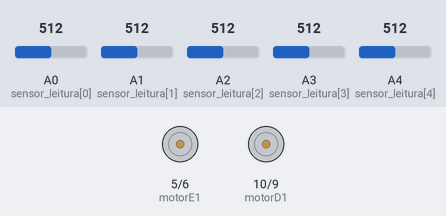
Bench run of a sketch on a simulated Arduino Uno, built with avr-gcc and run on an emulated ATmega328P. Shown: motor-driver pin pairs drawn as motors (green arrow = first pin HIGH = forward, orange = second pin HIGH = backward, longer = more drive). Inputs (shaded band) come from the test bench; at power-on: A0 (sensor_leitura[0]) = 512, A1 (sensor_leitura[1]) = 512, A2 (sensor_leitura[2]) = 512, A3 (sensor_leitura[3]) = 512, A4 (sensor_leitura[4]) = 512. What the sketch prints to the serial monitor is not drawn.

Above: at 0.1 s.
At 5.1 s:
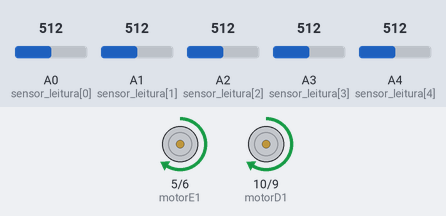
Timing chart, 0 to 6.6 s (numbered marks = the images above):
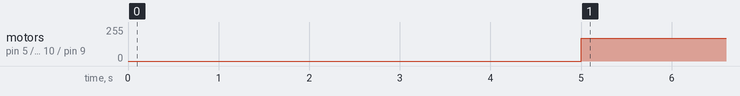

Measured:
- by itself, motor on pin 5 (motorE1) / pin 6 (motorE2), motor on pin 10 (motorD1) / pin 9 (motorD2): stopped → forward 170/255 at 5.0 s

The sketch:

line_follower.ino
```cpp
const int motorE1 = 5;
const int motorE2 = 6;
const int motorD1 = 10;
const int motorD2 = 9;
int sensor_leitura[5] = {A0, A1, A2, A3, A4};
float sensor_bruto[5] {0,0,0,0,0};
float sensor_max[5]= {0,0,0,0,0};
float sensor_min[5] = { 1023,1023, 1023, 1023, 1023};
float sensor_normal[5] = {0,0,0,0,0};
int sensor_digital[5] = {0,0,0,0,0};
int pesos[5] = {-2,-1,0,1,2};
float kp = 130;
float kd = 2;
int velocidade_base = 170;

void setup(){
  Serial.begin(9600);
  pinMode(motorE1, OUTPUT);
  pinMode(motorE2, OUTPUT);
  pinMode(motorD1, OUTPUT);
  pinMode(motorD2, OUTPUT);
  Serial.println("Calibrando...");
  calibracao();
}

void loop(){
  controle();
}

void readraw(){
  for (int i = 0; i<5; i++){
    sensor_bruto[i] = analogRead(sensor_leitura[i]);
  }
}

void calibracao() {
  unsigned long timer = millis();
  while (millis() - timer < 5000) {
    readraw();
    for (int i = 0; i<5; i++){
    if (sensor_max[i] < sensor_bruto[i]) sensor_max[i] = sensor_bruto[i];
    if (sensor_min[i] > sensor_bruto[i]) sensor_min[i] = sensor_bruto[i];
    }
  }
}

void normalizacao() {
  readraw();
  for (int i = 0; i<5; i++){
  sensor_normal[i] = constrain(map(sensor_bruto[i], sensor_min[i], sensor_max[i], 0, 100), 0, 100);
  //Serial.print(" | ");
  //Serial.print(sensor_normal[i]);
  //.print(" | ");
  }
  //Serial.println();
}

float posicao_linha() {
  float posicao = 0;
  static float lastposicao = 0;
  float total = 0;
  float soma = 0;
  for (int i = 0; i<5; i++) {
    soma += sensor_normal[i] * pesos[i];
    total += sensor_normal[i];
  }
  if (total > 10) {
      posicao = soma/total;
      lastposicao = posicao;
  } else {
    posicao = lastposicao;
}
return posicao;
}

float PID(float posicao){
  float setpoint = 0;
  static float erroanterior = 0;
  static unsigned long lastime = 0;
  float erro = setpoint-posicao;
  unsigned long now= millis();
  float dt = (now-lastime)/1000.0;
  float derivada = (erro-erroanterior)/dt;
  float saida = kp*erro + kd*derivada;
  erroanterior = erro;
  lastime = now;
  return saida;
}

void motor(float pid) {
  int velocidade_esquerda = constrain(velocidade_base + pid, -255, 255);
  int velocidade_direita = constrain(velocidade_base - pid, -255, 255);
  if (velocidade_direita > -120 && velocidade_direita <0) velocidade_direita = -120;
  if (velocidade_direita <120 && velocidade_direita>0) velocidade_direita = 120;
  if (velocidade_esquerda> -120 && velocidade_esquerda <0) velocidade_esquerda = -120;
  if (velocidade_esquerda <120 &&  velocidade_esquerda >0) velocidade_esquerda = 120;

  if (velocidade_direita >= 0) {
      analogWrite(motorD1, velocidade_direita);
      analogWrite(motorD2, 0);
  } else {
      analogWrite(motorD1, 0);
      analogWrite(motorD2, -velocidade_direita);
    }
  if (velocidade_esquerda >= 0) {
      analogWrite(motorE1, velocidade_esquerda);
      analogWrite(motorE2, 0);
  } else {
      analogWrite(motorE1, 0);
      analogWrite(motorE2, -velocidade_esquerda);
    }
}

void digital(){
  normalizacao();
  for (int i = 0; i<5; i++) {
  if (sensor_normal[i] >= 50) {
  sensor_digital[i] = 1;
  } else sensor_digital[i] = 0;
  //Serial.print(" | ");
  //Serial.print(sensor_digital[i]);
  //Serial.print(" | ");
  }
}

void controle(){
  digital();
  if (sensor_digital[0] + sensor_digital[1] >= 2 && sensor_normal[4] == 0){
        analogWrite(motorD1, 0); analogWrite(motorE1, 200);
        analogWrite(motorD2, 200); analogWrite(motorE2,0);
        delay(200);
  } else if (sensor_digital[4] + sensor_digital[3] >=2 && sensor_normal[0] == 0){
        analogWrite(motorD1, 200); analogWrite(motorE1,0);
        analogWrite(motorD2, 0); analogWrite(motorE2, 200);
        delay(200);
  } else if (sensor_digital[0] && sensor_digital[1] && sensor_digital[2] && sensor_digital[3] && sensor_digital[4]) {
        unsigned long timer = millis();
      while(millis()-timer<850) {
        digital();
        if(!sensor_digital[2]) {
          analogWrite(motorD1, 0); analogWrite(motorE1, 0);
          analogWrite(motorD2, 0); analogWrite(motorE2, 0);
          delay(7000);
          return;
        }
      }
  } else {
      float pos = posicao_linha();
      float pid = PID(pos);
      motor(pid);
    }
}
```
